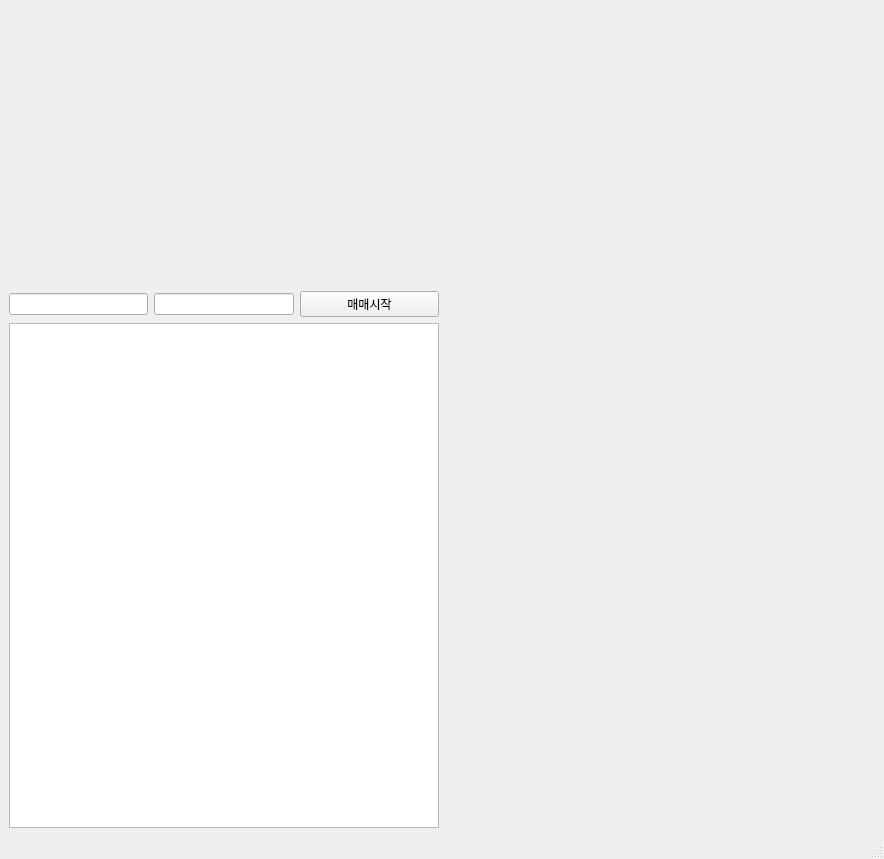
<?xml version="1.0" encoding="UTF-8"?>
<ui version="4.0">
 <class>MainWindow</class>
 <widget class="QMainWindow" name="MainWindow">
  <property name="geometry">
   <rect>
    <x>0</x>
    <y>0</y>
    <width>884</width>
    <height>859</height>
   </rect>
  </property>
  <property name="windowTitle">
   <string>MainWindow</string>
  </property>
  <widget class="QWidget" name="centralwidget">
   <layout class="QGridLayout" name="gridLayout">
    <item row="0" column="0">
     <layout class="QVBoxLayout" name="verticalLayout">
      <item>
       <widget class="OverviewWidget" name="widget_2" native="true">
        <property name="maximumSize">
         <size>
          <width>16777215</width>
          <height>120</height>
         </size>
        </property>
       </widget>
      </item>
      <item>
       <widget class="ChartWidget" name="widget_3" native="true">
        <property name="maximumSize">
         <size>
          <width>16777215</width>
          <height>150</height>
         </size>
        </property>
       </widget>
      </item>
      <item>
       <layout class="QHBoxLayout" name="horizontalLayout_3">
        <item>
         <widget class="QLineEdit" name="apiKey">
          <property name="sizePolicy">
           <sizepolicy hsizetype="Preferred" vsizetype="Fixed">
            <horstretch>0</horstretch>
            <verstretch>0</verstretch>
           </sizepolicy>
          </property>
          <property name="echoMode">
           <enum>QLineEdit::Password</enum>
          </property>
         </widget>
        </item>
        <item>
         <widget class="QLineEdit" name="secKey">
          <property name="sizePolicy">
           <sizepolicy hsizetype="Preferred" vsizetype="Fixed">
            <horstretch>0</horstretch>
            <verstretch>0</verstretch>
           </sizepolicy>
          </property>
          <property name="echoMode">
           <enum>QLineEdit::Password</enum>
          </property>
         </widget>
        </item>
        <item>
         <widget class="QPushButton" name="button">
          <property name="text">
           <string>매매시작</string>
          </property>
         </widget>
        </item>
       </layout>
      </item>
      <item>
       <widget class="QTextEdit" name="textEdit">
        <property name="sizePolicy">
         <sizepolicy hsizetype="Preferred" vsizetype="Preferred">
          <horstretch>0</horstretch>
          <verstretch>0</verstretch>
         </sizepolicy>
        </property>
       </widget>
      </item>
     </layout>
    </item>
    <item row="0" column="1">
     <widget class="OrderbookWidget" name="widget" native="true"/>
    </item>
   </layout>
  </widget>
  <widget class="QMenuBar" name="menubar">
   <property name="geometry">
    <rect>
     <x>0</x>
     <y>0</y>
     <width>884</width>
     <height>26</height>
    </rect>
   </property>
  </widget>
  <widget class="QStatusBar" name="statusbar"/>
 </widget>
 <customwidgets>
  <customwidget>
   <class>ChartWidget</class>
   <extends>QWidget</extends>
   <header>chart</header>
   <container>1</container>
  </customwidget>
  <customwidget>
   <class>OrderbookWidget</class>
   <extends>QWidget</extends>
   <header>orderbook</header>
   <container>1</container>
  </customwidget>
  <customwidget>
   <class>OverviewWidget</class>
   <extends>QWidget</extends>
   <header>overview</header>
   <container>1</container>
  </customwidget>
 </customwidgets>
 <resources/>
 <connections/>
</ui>
